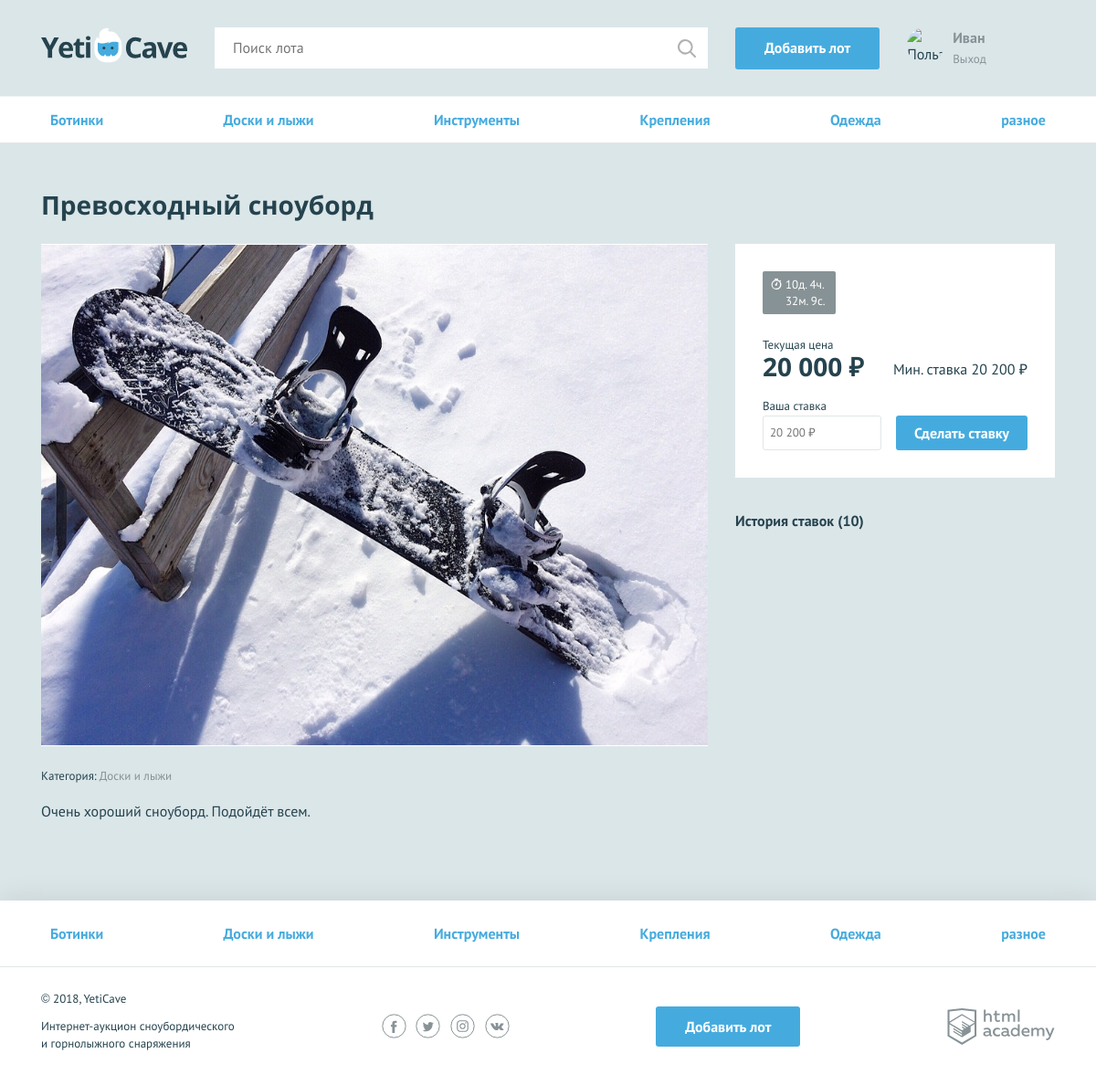
/lot.php?lot_id=16 (signed in), run on the app's committed database.
### tables this page shows
CREATE TABLE categories (
  id   INT AUTO_INCREMENT PRIMARY KEY,
  name CHAR(64)
);

CREATE TABLE lots (
  id                 INT AUTO_INCREMENT PRIMARY KEY,
  creation_date_time DATETIME,
  name               CHAR(128),
  description        TEXT,
  image              CHAR(128),
  start_price        MEDIUMINT,
  end_date_time      DATETIME,
  bet_step           SMALLINT,
  category_id        INT,
  user_id            INT,
  winner_id          INT,
  price              MEDIUMINT,
  FOREIGN KEY (category_id) REFERENCES categories (id),
  FOREIGN KEY (user_id) REFERENCES users (id),
  FOREIGN KEY (winner_id) REFERENCES users (id)
);

### functions.php (called while the page is built, shortened)
<?php
function include_template($name, $data)
{
    $name = 'templates/' . $name;
    extract($data);
    require_once $name;
    $result = ob_get_clean();
    return $result;
}
function ruble_display($number)
{
    return number_format(ceil($number), 0, ".", " ") . ' ₽';
}
function timestamp_format($timestamp)
{
    $days = floor($timestamp / 86400);
    $remain_time = $timestamp - $days * 86400;
    $hours = floor($remain_time / 3600);
    $remain_time = $remain_time - $hours * 3600;
    $minutes = floor($remain_time / 60);
    $remain_time = $remain_time - $minutes * 60;
    $seconds = $remain_time;
    return $days . 'д. ' . $hours . 'ч. ' . $minutes . 'м. ' . $seconds . 'с.';
}

### data.php (called while the page is built, shortened)
<?php
$categories = [
    "Доски и лыжи", "Крепления", "Ботинки",
    "Одежда", "Инструменты", "Разное"];
$con = mysqli_connect("localhost", "root", "PasswordforMySQL", "Yeticave");
mysqli_set_charset($con, "utf8");
$categories_query = "SELECT id, name FROM categories GROUP BY name;";
$categories_result = mysqli_query($con, $categories_query);

### templates/layout.php (the view, shortened to what this page needs)
<!DOCTYPE html>
<html lang="ru">
<head>
    <link href="css/normalize.min.css" rel="stylesheet">
    <link href="css/style.css" rel="stylesheet">
</head>
<body>
<div class="page-wrapper">
    <header class="main-header">
        <div class="main-header__container container">
            <a class="main-header__logo" href="index.php">
                <img src="img/logo.svg" width="160" height="39" alt="Логотип компании YetiCave">
            </a>
            <form class="main-header__search" method="get" action="search.php">
                <input type="search" name="search" placeholder="Поиск лота">
                <input class="main-header__search-btn" type="submit" name="">
            </form>
            <?php if (isset($_SESSION['user'])): ?>
                <a class="main-header__add-lot button" href="add.php">Добавить лот</a>
            <?php endif; ?>
            <nav class="user-menu">
                <?php if (isset($_SESSION['user'])): ?>
                    <div class="user-menu__image">
                        <img src="<?= $_SESSION['user']['avatar'] ?>" width="40" height="40" alt="Пользователь">
                    </div>
                    <div class="user-menu__logged">
                        <p><?= $_SESSION['user']['name'] ?></p>
                        <a href="logout.php">Выход</a>
                    </div>
                <?php endif; ?>
            </nav>
        </div>
    </header>
    <main>
        <nav class="nav">
            <ul class="nav__list container">
                <?php foreach ($categories as $key => $val): ?>
                    <li class="nav__item">
                        <a href="all-lots.html"><?= $val['name'] ?></a>
                    </li>
                <?php endforeach; ?>
            </ul>
        </nav>
        <?= $page_content; ?>
    </main>
</div>
<footer class="main-footer">
    <nav class="nav">
        <ul class="nav__list container">
            <?php foreach ($categories as $key => $val): ?>
                <li class="nav__item">
                    <a href="pages/all-lots.html"><?= $val['name']; ?></a>
                </li>
            <?php endforeach; ?>
        </ul>
    </nav>
    <div class="main-footer__bottom container">
        <div class="main-footer__copyright">
            <p>© 2018, YetiCave</p>
            <p>Интернет-аукцион сноубордического и горнолыжного снаряжения</p>
        </div>
        <div class="main-footer__social social">
            <a class="social__link social__link--facebook" href="#">
            </a>
            <a class="social__link social__link--twitter" href="#">
            </a>
            <a class="social__link social__link--instagram" href="#">
            </a>
            <a class="social__link social__link--vkontakte" href="#">
            </a>
        </div>
        <?php if (isset($_SESSION['user'])): ?>
            <a class="main-footer__add-lot button" href="add.php">Добавить лот</a>
        <?php endif; ?>
        <div class="main-footer__developed-by">
            <a class="logo-academy" href="https://htmlacademy.ru/intensive/php">
            </a>
        </div>
    </div>
</footer>
</body>
</html>

### templates/lot.php (shortened to what this page needs)
<section class="lot-item container">
    <h2><?= $lot[0]['name'] ?></h2>
    <div class="lot-item__content">
        <div class="lot-item__left">
            <div class="lot-item__image">
                <img src="<?= $lot[0]['image'] ?>" width="730" height="548" alt="Сноуборд">
            </div>
            <p class="lot-item__category">Категория: <span><?= $lots_related[0]['category'] ?></span></p>
            <p class="lot-item__description"><?= $lot[0]['description'] ?></p>
        </div>
        <div class="lot-item__right">
            <div class="lot-item__state">
                <div class="lot-item__timer timer">
                    <?php if ($time_left > 0): ?>
                        <?= timestamp_format($time_left); ?>
                    <?php endif; ?>
                </div>
                <div class="lot-item__cost-state">
                    <div class="lot-item__rate">
                        <?php if ($time_left > 0): ?>
                            <span class="lot-item__amount">Текущая цена</span>
                            <span class="lot-item__cost"> <?php if (isset($lots_related[0]['last_bet_price'])): ?>
                                    <?= ruble_display($lots_related[0]['last_bet_price']); ?>
                                <?php else: ?>
                                    <?= ruble_display($lots_related[0]['start_price']); ?>
                                <?php endif; ?></span>
                        <?php endif; ?>
                    </div>
                    <?php if (isset($lots_related[0]['last_bet_price'])): ?>
                        <?php if ($time_left > 0): ?>
                            <div class="lot-item__min-cost">
                                Мин. ставка
                                <span><?= ruble_display($lots_related[0]['last_bet_price'] + $lot[0]['bet_step']); ?></span>
                            </div>
                        <?php else: ?>
                            <div class="lot-item__min-cost">
                                Лот закрыт <span><?= $lots_related[0]['end_date_time'] ?></span>
                            </div>
                        <?php endif; ?>
                    <?php else: ?>
                        <?php if ($time_left > 0): ?>
                            <div class="lot-item__min-cost">
                                Мин. ставка
                                <span><?= ruble_display($lots_related[0]['start_price'] + $lot[0]['bet_step']); ?></span>
                            </div>
                        <?php else: ?>
                            <div class="lot-item__min-cost">
                                Лот закрыт <span><?= $lots_related[0]['end_date_time'] ?></span>
                            </div>
                        <?php endif; ?>
                    <?php endif; ?>
                </div>
                <?php if (isset($_SESSION['user']) && $time_left > 0): ?>
                    <form class="lot-item__form" action="lot.php?lot_id=<?= (int)$_GET['lot_id'] ?>" method="post">
                        <p class="lot-item__form-item">
                            <label for="cost">Ваша ставка</label>
                            <?php if (!$error_is_user_bet): ?><input id="cost" type="number" name="cost"
                                   placeholder="<?php if (isset($lots_related[0]['last_bet_price'])) {
                                       print (ruble_display($lots_related[0]['last_bet_price'] + $lot[0]['bet_step']));
                                   } else {
                                       print((ruble_display($lots_related[0]['start_price'] + $lot[0]['bet_step'])));
                                   } ?>">
                            <?php endif; ?>
                        </p>
                        <?php if (!$error_is_user_bet): ?>
                        <button type="submit" class="button">Сделать ставку</button>
                        <?php endif; ?>
                    </form>
                <?php endif; ?>
            </div>
            <div class="history">
                <?php if (isset($_SESSION['user'])): ?>
                    <h3>История ставок (<span>10</span>)</h3>
                <?php endif; ?>
            </div>
        </div>
    </div>
</section>

### data on the page
categories: name "Ботинки"
categories: name "Доски и лыжи"
categories: name "Инструменты"
categories: name "Крепления"
categories: name "Одежда"
categories: name "разное"
lots: name "Превосходный сноуборд", image (picture), description "Очень хороший сноуборд. Подойдёт всем.", bet_step "20 200 ₽", cost "20 200 ₽"

### other printed values
$_SESSION['user']['name'] "Иван"
$lots_related[0]['category'] "Доски и лыжи"
ruble_display($lots_related[0]['start_price']) "20 000 ₽"
